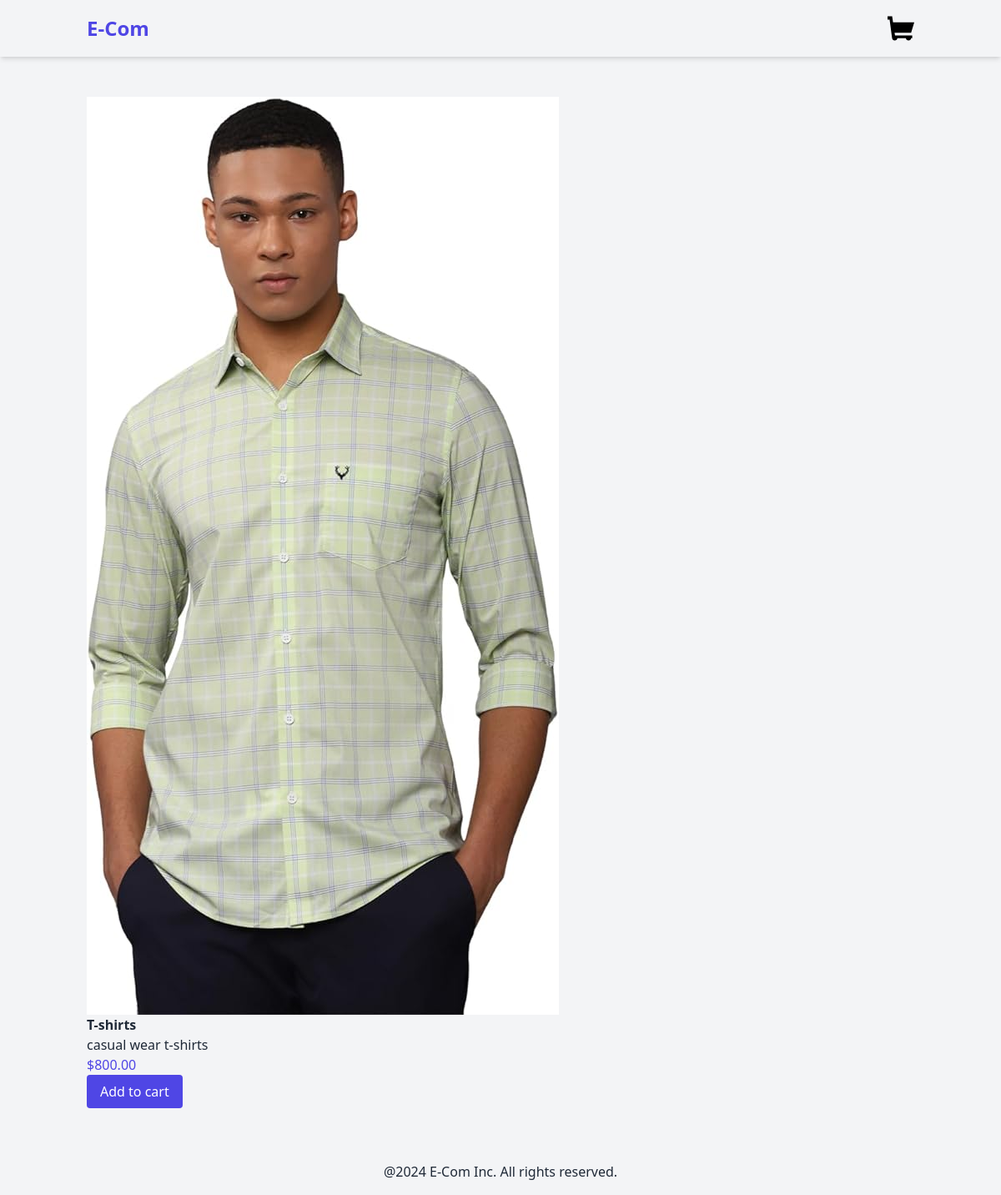
The page /product/1/t-shirts/ on the database its author committed.
### products/models.py (models this page shows, shortened)
class Product(models.Model):
    category = models.ForeignKey(Category, related_name='products', on_delete=models.CASCADE)
    name = models.CharField(max_length=250)
    slug = models.SlugField(max_length=250)
    description = models.TextField(blank=True)
    price = models.DecimalField(max_digits=10, decimal_places=2)
    available = models.BooleanField(default=True)
    created = models.DateTimeField(auto_now_add=True)
    updated = models.DateTimeField(auto_now=True)
    image = models.ImageField(upload_to='products', blank=True, null=True)

### products/views.py (the view)
# urls.py: path('product/<int:id>/<slug:slug>/', views.product_detail, name="product_detail"),
def product_detail(request, id, slug):
    product = get_object_or_404(Product, id=id, slug=slug, available=True)
    return render(request, 'products/product/detail.html', {'product':product})

### products/templates/products/product/detail.html (shortened to what this page needs)
{% extends "base.html" %}
{%block content%}
<div class="container mx-auto p-4 flex">
<div>
    {%if product.image%}
    <img src="{{product.image.url}}" alt={{product.name}} class="max-h-[80vh]">
    {%else%}
    <p>The image is not available</p>
    {%endif%}
    <h3 class="font-semibold">{{product.name}}</h3>
    <p>{{product.description}}</p>
    <p class="text-indigo-600">${{product.price}}</p>
    <form action="{%url 'cart:cart_add' product.id%}" method="post" id="add-to-cart-form">
        <button type="submit" class="bg-indigo-600 text-white px-4 py-2 rounded">Add to cart</button>
    </form>
</div>
</div>
    {%endblock%}

### rows shown on the page
Product: image (picture), name "T-shirts", description "casual wear t-shirts", price "800.00"
